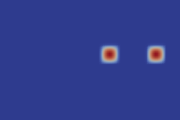
#> input picture opentidalfarm/cost_functions/tests/test5.png, 180 x 120 px
$ python smeared_analysis.py   (Python 2 division)
#> lines starting #> are read from the running program, lines starting #| are printed output that depends on the picture
from PIL import Image
import numpy as np
from sklearn.feature_extraction.image import grid_to_graph
from sklearn.cluster import Ward
import pylab as plb
import matplotlib.patches as patches


class Image_Analysis(object):


    def __init__(self, image, plot = False):
        self.a = []
        self.p = []
        self.v = []
        self.image = image
        self.plot = plot


    def analyse_smear(self, n_clusters):
#> called with n_clusters = 3
        self.n_clusters = n_clusters
        if self.n_clusters < 3:
            print 'Requires at least 3 clusters'

        # Generate data
        A = Image.open(self.image)
#> A is the input picture: PIL image 180x120 RGB; mean R, G, B 49.2, 61.1, 142
        B = A.convert('L')
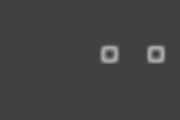
#> B: PIL image 180x120 L; min 58, max 170, mean 67.1
        C = np.array(B)

        self.conv_image = C
        print type(self.conv_image)
#| <class 'numpy.ndarray'>
        #self.conv_image = np.array()
        # Downsample the image by a factor of 4
        self.conv_image = self.conv_image[::2, ::2] + self.conv_image[1::2, ::2] + self.conv_image[::2, 1::2] + self.conv_image[1::2, 1::2]
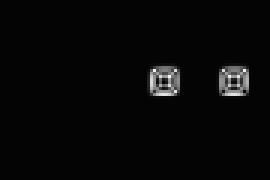
#> self.conv_image: shape (60, 90) (shown 3 times larger); min 0, max 249, mean 8.3
        X = np.reshape(self.conv_image, (-1, 1))
#> X = 5400 values, max 249 at index 2306, min 0 at index 2484, mean 8.28
#> (the call stopped at in analyse_smear, `ward = Ward(n_clusters=self.n_clusters, connectivity=connectivity).fit..`: sklearn is not available in this run)

        # Define the structure A of the data. Pixels connected to their neighbors.
        connectivity = grid_to_graph(*self.conv_image.shape)

        # Compute clustering
        print("Compute structured hierarchical clustering...")
        ward = Ward(n_clusters=self.n_clusters, connectivity=connectivity).fit(X)
        self.label = np.reshape(ward.labels_, self.conv_image.shape)
        print("Number of pixels: ", self.label.size)
        print("Number of clusters: ", np.unique(self.label).size)

        for l in range(self.n_clusters):
            self.a.append(plb.contour(self.label == l, contours=1, colors=[plb.cm.spectral(l / float(self.n_clusters)), ]))
            self.p.append(self.a[l].collections[0].get_paths()[0])
            self.v.append(self.p[l].vertices)
        del self.v[0]


    def plot_paths(self):
        fig = plb.figure()
        ax = fig.add_subplot(111)
        patch = []

        for i in range(len(self.p)):
            patch.append(patches.PathPatch(self.p[i], facecolor='orange', lw=2))
        for i in range(len(patch)):
            ax.add_patch(patch[i])

        ax.set_xlim(-2,100)
        ax.set_ylim(-2,100)
        plb.show()

        # Plot the results on an image
        plb.figure(figsize=(5, 5))
        plb.imshow(self.conv_image, cmap=plb.cm.gray)
        for l in range(self.n_clusters):
            plb.contour(self.label == l, contours=1, colors=[plb.cm.spectral(l / float(self.n_clusters)), ])
        #pl.contour(label == 14, contours=1, colors=[pl.cm.spectral(14 / float(self.n_clusters)), ])
        plb.xticks(())
        plb.yticks(())
        plb.show()


    def analyse_image(self):
        self.analyse_smear(3)
        if self.plot:
            self.plot_paths()
        return self.v

if __name__ == '__main__':

    Culley = Image_Analysis(image = 'tests/test5.png', plot = True)

#> (the run stopped early here; a loop or call above may not have finished)
